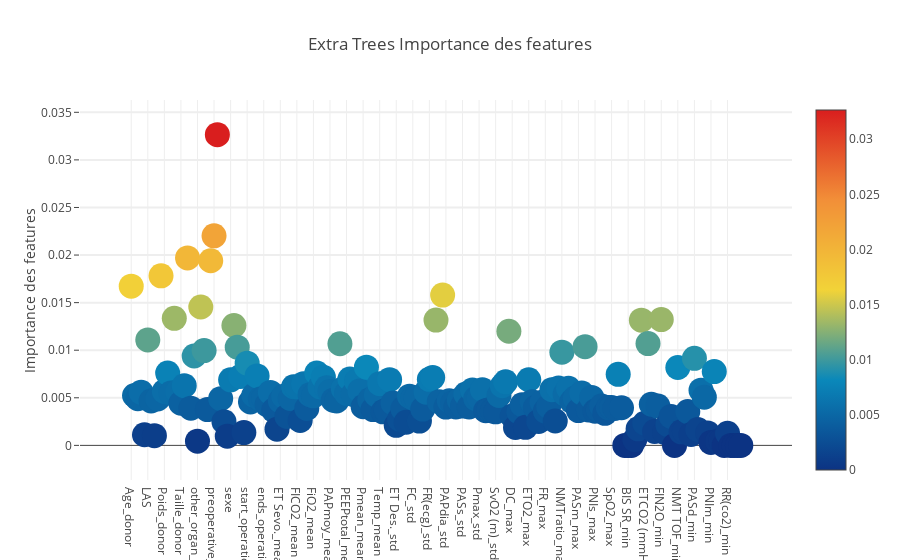

The notebook cell saved with this chart:
### Code cell
trace = go.Scatter(
    y=feature_dataframe['Extra Trees Importance des features'].values,
    x=feature_dataframe['features'].values,
    mode='markers',
    marker=dict(
        sizemode='diameter',
        sizeref=1,
        size=25,
        color=feature_dataframe['Extra Trees Importance des features'].values,
        colorscale='Portland',
        showscale=True
    ),
    text=feature_dataframe['features'].values
)
data = [trace]

layout = go.Layout(
    autosize=True,
    title='Extra Trees Importance des features',
    hovermode='closest',

    yaxis=dict(
        title='Importance des features',
        ticklen=5,
        gridwidth=2
    ),
    showlegend=False
)
fig = go.Figure(data=data, layout=layout)
py.iplot(fig, filename='scatter2010')

### Figure 1 — Plotly figure (JSON) as saved in the notebook; plotly's stock layout.template omitted (floating-point values rounded to 4 significant figures; data arrays with more than 128 entries replaced by an {"elided": "..."} marker saying what was removed)
{"data": [{"marker": {"color": {"elided": "185 float values"}, "colorscale": "Portland", "showscale": true, "size": 25, "sizemode": "diameter", "sizeref": 1}, "mode": "markers", "text": {"elided": "185 str values"}, "type": "scatter", "uid": "e53634c0-0235-11e9-875a-6002921757e3", "x": {"elided": "185 str values"}, "y": {"elided": "185 float values"}}], "layout": {"autosize": true, "hovermode": "closest", "showlegend": false, "title": "Extra Trees Importance des features", "yaxis": {"gridwidth": 2, "ticklen": 5, "title": "Importance des features"}}}
